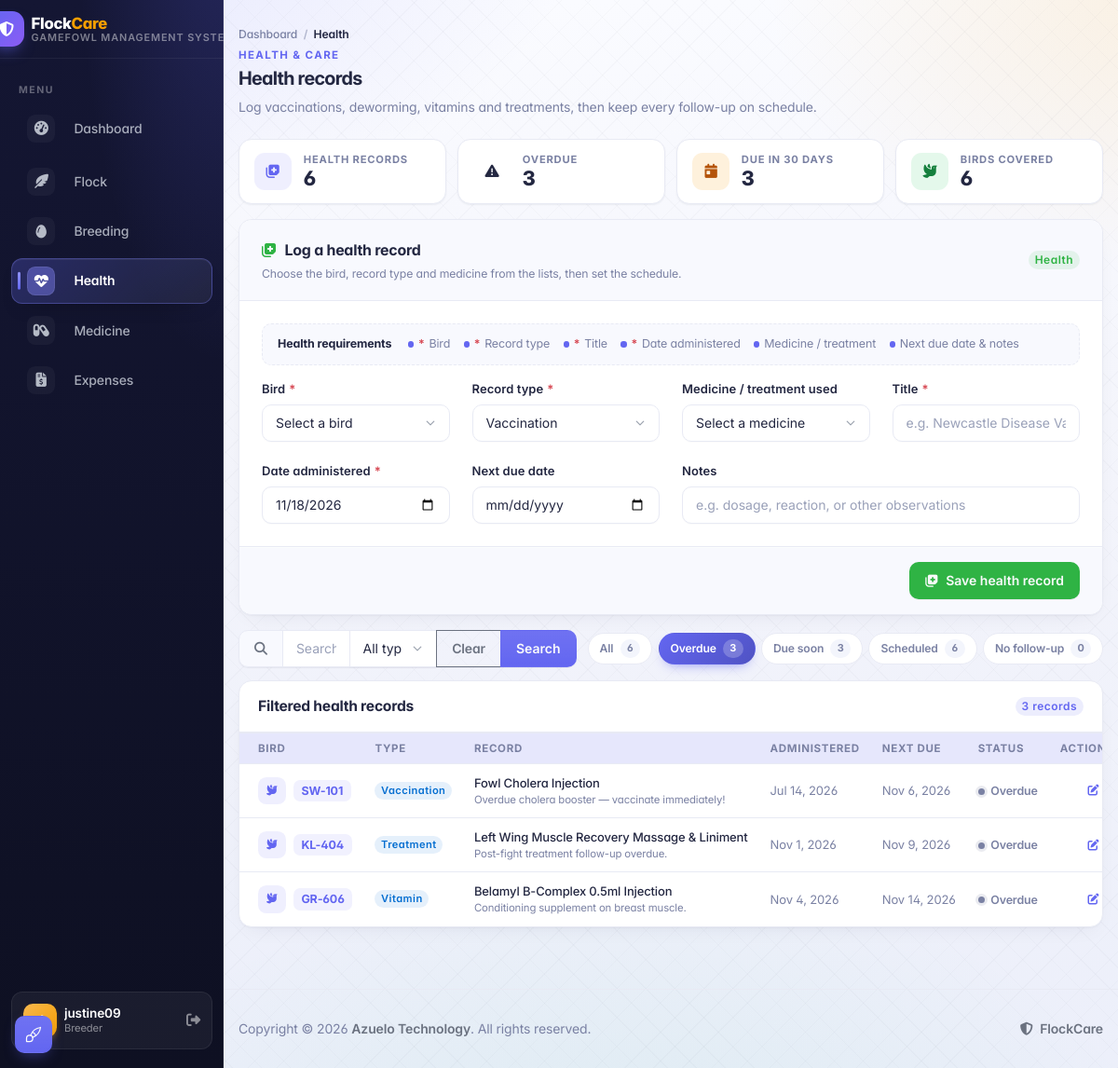
The page /info/health/?state=overdue (signed in) on the database as committed earlier.
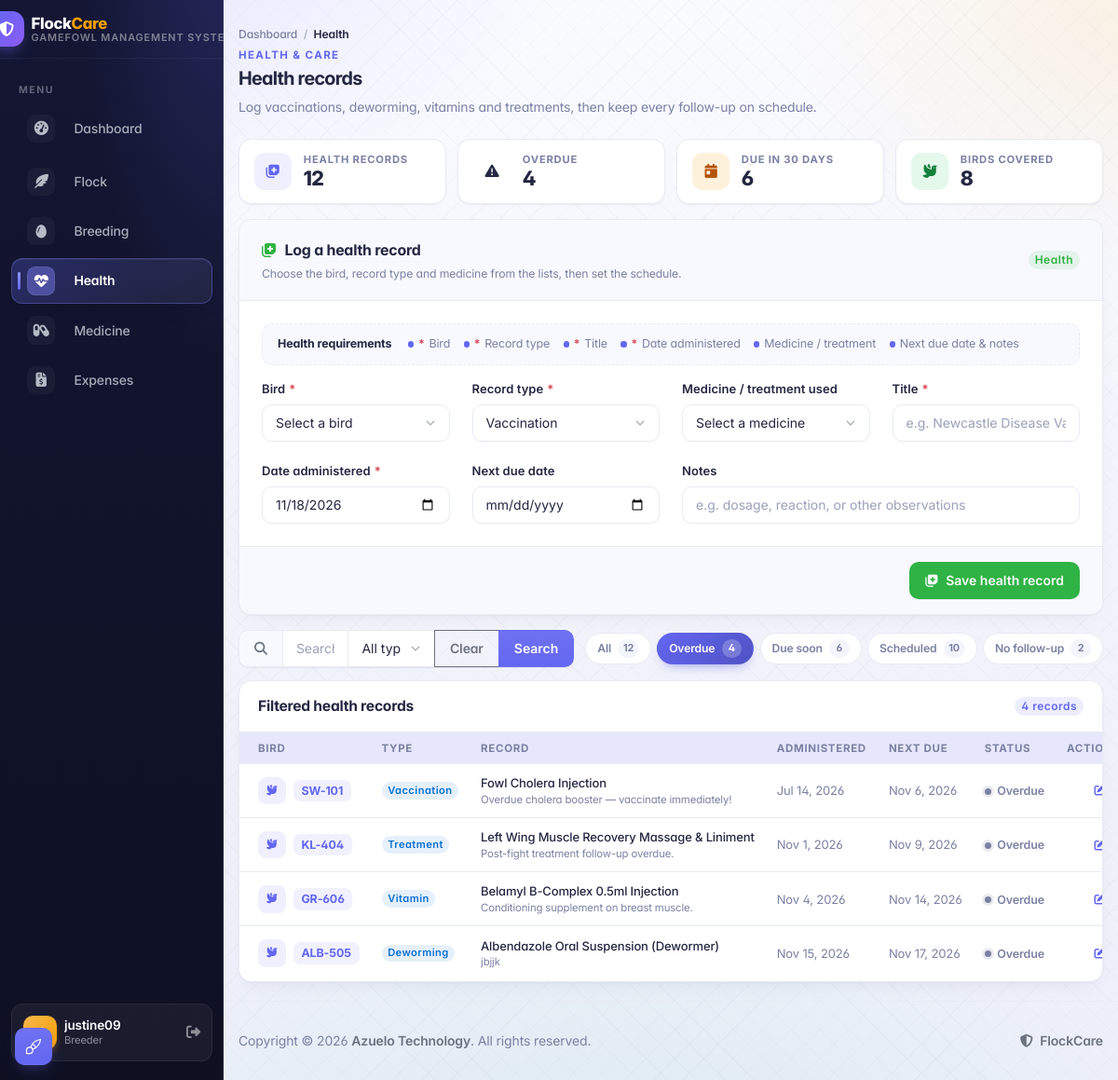
The same page on the database as committed later.
### apps/info/models.py (models this page shows, shortened)
class HealthRecord(models.Model):
    RECORD_TYPES = [
        ('Vaccination', 'Vaccination'),
        ('Deworming', 'Deworming'),
        ('Vitamin', 'Vitamin/Supplement'),
        ('Treatment', 'Injury/Illness Treatment'),
    ]
    bird = models.ForeignKey(FlockMember, on_delete=models.CASCADE, related_name='health_records')
    record_type = models.CharField(max_length=20, choices=RECORD_TYPES)
    title = models.CharField(max_length=100)
    date_administered = models.DateField()
    next_due_date = models.DateField(null=True, blank=True)
    notes = models.TextField(blank=True, null=True)
    created_at = models.DateTimeField(auto_now_add=True)
    class Meta:
        ordering = ['-date_administered', '-created_at']
        indexes = [
            models.Index(fields=['bird', 'next_due_date']),
        ]

class FlockMember(models.Model):
    STATUS_CHOICES = [
        ('Active', 'Active'),
        ('Broodcock', 'Broodcock'),
        ('Broodhen', 'Broodhen'),
        ('Retired', 'Retired'),
        ('Sold', 'Sold'),
    ]
    GENDER_CHOICES = [
        ('Stag', 'Stag'),
        ('Cock', 'Cock'),
        ('Pullet', 'Pullet'),
        ('Hen', 'Hen'),
    ]
    COMB_CHOICES = [
        ('Pea', 'Pea Comb'),
        ('Straight', 'Straight / Single Comb'),
        ('Strawberry', 'Strawberry Comb'),
        ('Walnut', 'Walnut Comb'),
        ('Cushion', 'Cushion Comb'),
        ('Other', 'Other'),
    ]
    LEG_COLOR_CHOICES = [
        ('Yellow', 'Yellow'),
        ('Green', 'Green'),
        ('White', 'White'),
        ('Blue/Slate', 'Blue / Slate'),
        ('Lead', 'Lead / Dark'),
        ('Other', 'Other'),
    ]
    user = models.ForeignKey(User, on_delete=models.CASCADE, related_name='flock_members')
    tag_number = models.CharField(max_length=50)
    breed = models.ForeignKey(Breed, on_delete=models.SET_NULL, null=True, blank=True, related_name='birds')
    gender = models.CharField(max_length=10, choices=GENDER_CHOICES)
    birth_date = models.DateField(null=True, blank=True)
    sire = models.CharField(max_length=50, blank=True, null=True)
    dam = models.CharField(max_length=50, blank=True, null=True)
    status = models.CharField(max_length=20, choices=STATUS_CHOICES, default='Active')
    comb_type = models.CharField(max_length=20, choices=COMB_CHOICES, default='Pea', blank=True)
    leg_color = models.CharField(max_length=20, choices=LEG_COLOR_CHOICES, default='Yellow', blank=True)
    color = models.CharField(max_length=100, blank=True, help_text="Plumage / feather color")
    cage_number = models.CharField(max_length=50, blank=True, help_text="Pen, cord, or coop identifier")
    image = models.FileField(upload_to='birds/', blank=True, null=True, help_text="Photo of bird")
    weight_grams = models.PositiveIntegerField(null=True, blank=True, help_text="Weight in grams")
    wins = models.PositiveIntegerField(default=0, blank=True)
    losses = models.PositiveIntegerField(default=0, blank=True)
    draws = models.PositiveIntegerField(default=0, blank=True)
    created_at = models.DateTimeField(auto_now_add=True)
    class Meta:
        ordering = ['-created_at']
        constraints = [
            models.UniqueConstraint(fields=['user', 'tag_number'], name='unique_user_tag_number')
        ]
        indexes = [
            models.Index(fields=['user', 'status']),
            models.Index(fields=['user', 'tag_number']),
        ]

### apps/info/views.py (the view, shortened to what this page needs)
# urls.py: path('health/', views.health_list_page, name='health_list'),
@login_required(login_url='login')
def health_list_page(request):
    today = timezone.localdate()
    due_cutoff = today + timedelta(days=HEALTH_DUE_WINDOW_DAYS)
    query = request.GET.get('q', '').strip()
    state = request.GET.get('state', '').strip()
    record_type = request.GET.get('record_type', '').strip()
    records = HealthRecord.objects.filter(bird__user=request.user).select_related('bird')
    counts = records.aggregate(
        total=Count('id'),
        overdue=Count('id', filter=Q(next_due_date__lt=today)),
        due_soon=Count('id', filter=Q(
            next_due_date__gte=today,
            next_due_date__lte=due_cutoff,
        )),
        scheduled=Count('id', filter=Q(next_due_date__isnull=False)),
        unscheduled=Count('id', filter=Q(next_due_date__isnull=True)),
        birds_covered=Count('bird', distinct=True),
    )
    if record_type:
        records = records.filter(record_type=record_type)
    if state == 'overdue':
        records = records.filter(next_due_date__lt=today)
    elif state == 'upcoming':
        records = records.filter(
            next_due_date__gte=today,
            next_due_date__lte=due_cutoff,
        )
    elif state == 'scheduled':
        records = records.filter(next_due_date__isnull=False)
    elif state == 'unscheduled':
        records = records.filter(next_due_date__isnull=True)
    records = records.order_by(
        F('next_due_date').asc(nulls_last=True),
        '-date_administered',
        '-created_at',
    )
    paginator = Paginator(records, 15)
    page = paginator.get_page(request.GET.get('page', 1))
    return render(request, 'info/health_list.html', {
        'records': page,
        'birds': scoped_flock_members(request.user).order_by('tag_number'),
        'record_types': HealthRecord.RECORD_TYPES,
        'medicine_options': _health_medicine_options(request.user),
        'query': query,
        'state': state,
        'record_type': record_type,
        'counts': counts,
        'today': today,
        'due_cutoff': due_cutoff,
        'due_window_days': HEALTH_DUE_WINDOW_DAYS,
    })

### apps/core/scoping.py (called while the page is built)
def scoped_flock_members(user):
    return FlockMember.objects.filter(user=user)

### apps/info/choices.py (called while the page is built)
def record_type_for_category(category):
    return CATEGORY_RECORD_TYPES.get(category, 'Treatment')

### templates/info/health_list.html (shortened to what the changed rows need)
{% extends "theme/base.html" %}
{% block content %}
  <div class="page-header d-print-none mb-4" aria-label="Page header">
    <h2 class="page-title mb-0">Health records</h2>
  </div>
  <div class="dh-mini-stats">
    <div class="dh-mini-stat">
      <div class="min-w-0">
        <span class="dh-mini-stat-label">Health records</span>
        <span class="dh-mini-stat-value">{{ counts.total }}</span>
      </div>
    </div>
    <div class="dh-mini-stat">
      <div class="min-w-0">
        <span class="dh-mini-stat-label">Overdue</span>
        <span class="dh-mini-stat-value">{{ counts.overdue }}</span>
      </div>
    </div>
    <div class="dh-mini-stat">
      <div class="min-w-0">
        <span class="dh-mini-stat-label">Due in {{ due_window_days }} days</span>
        <span class="dh-mini-stat-value">{{ counts.due_soon }}</span>
      </div>
    </div>
    <div class="dh-mini-stat">
      <div class="min-w-0">
        <span class="dh-mini-stat-label">Birds covered</span>
        <span class="dh-mini-stat-value">{{ counts.birds_covered }}</span>
      </div>
    </div>
  </div>
  <div class="dh-toolbar">
    <div class="dh-filter-chips" role="group" aria-label="Filter health records">
      <a href="?{% if query %}q={{ query|urlencode }}{% endif %}{% if query and record_type %}&{% endif %}{% if record_type %}record_type={{ record_type }}{% endif %}"
         class="dh-chip {% if not state %}is-active{% endif %}">
        All <span class="dh-chip-count">{{ counts.total }}</span>
      </a>
      <a href="?state=overdue{% if query %}&q={{ query|urlencode }}{% endif %}{% if record_type %}&record_type={{ record_type }}{% endif %}"
         class="dh-chip {% if state == 'overdue' %}is-active{% endif %}">
        Overdue <span class="dh-chip-count">{{ counts.overdue }}</span>
      </a>
      <a href="?state=upcoming{% if query %}&q={{ query|urlencode }}{% endif %}{% if record_type %}&record_type={{ record_type }}{% endif %}"
         class="dh-chip {% if state == 'upcoming' %}is-active{% endif %}">
        Due soon <span class="dh-chip-count">{{ counts.due_soon }}</span>
      </a>
      <a href="?state=scheduled{% if query %}&q={{ query|urlencode }}{% endif %}{% if record_type %}&record_type={{ record_type }}{% endif %}"
         class="dh-chip {% if state == 'scheduled' %}is-active{% endif %}">
        Scheduled <span class="dh-chip-count">{{ counts.scheduled }}</span>
      </a>
      <a href="?state=unscheduled{% if query %}&q={{ query|urlencode }}{% endif %}{% if record_type %}&record_type={{ record_type }}{% endif %}"
         class="dh-chip {% if state == 'unscheduled' %}is-active{% endif %}">
        No follow-up <span class="dh-chip-count">{{ counts.unscheduled }}</span>
      </a>
    </div>
  </div>
  <div class="card">
    <div class="card-header d-flex align-items-center">
      <div class="card-title mb-0">
        {% if query or state or record_type %}
          Filtered health records
        {% else %}
          Care schedule
        {% endif %}
      </div>
      <span class="badge bg-primary-lt text-primary ms-auto">{{ records.paginator.count }} record{{ records.paginator.count|pluralize }}</span>
    </div>
    <div class="table-responsive">
      <table class="table table-vcenter table-hover card-table text-nowrap dh-stack-table" id="healthRecordsTable">
        <thead>
          <tr>
            <th>Bird</th>
            <th>Type</th>
            <th>Record</th>
            <th>Administered</th>
            <th>Next due</th>
            <th>Status</th>
            <th class="w-1">Actions</th>
          </tr>
        </thead>
        <tbody>
          {% for record in records %}
          <tr data-record-id="{{ record.id }}">
            <td class="fw-semibold" data-label="Bird">
              <span class="dh-table-tag">
                <span class="dh-table-avatar"><i class="fas fa-dove"></i></span>
                <span class="dh-tag">{{ record.bird.tag_number }}</span>
              </span>
            </td>
            <td data-label="Type">
              <span class="badge bg-blue-lt text-blue">{{ record.record_type }}</span>
            </td>
            <td data-label="Record">
              <div class="fw-medium">{{ record.title }}</div>
              {% if record.notes %}
              <div class="text-muted small text-truncate" style="max-width: 20rem;">{{ record.notes }}</div>
              {% endif %}
            </td>
            <td class="text-muted" data-label="Administered">{{ record.date_administered|date:"M j, Y" }}</td>
            <td class="text-muted" data-label="Next due">
              {% if record.next_due_date %}
                {{ record.next_due_date|date:"M j, Y" }}
              {% else %}
                —
              {% endif %}
            </td>
            <td data-label="Status">
              {% if not record.next_due_date %}
              <span class="dh-status is-muted"><span class="dh-status-dot"></span>No follow-up</span>
              {% elif record.next_due_date < today %}
              <span class="dh-status is-danger"><span class="dh-status-dot"></span>Overdue</span>
              {% elif record.next_due_date <= due_cutoff %}
              <span class="dh-status is-warning"><span class="dh-status-dot"></span>Due soon</span>
              {% else %}
              <span class="dh-status is-active"><span class="dh-status-dot"></span>Scheduled</span>
              {% endif %}
            </td>
            <td data-label="Actions">
              <div class="dh-row-actions">
                <button type="button"
                        class="btn btn-ghost-secondary btn-icon btn-sm"
                        data-bs-toggle="modal"
                        data-bs-target="#healthRecordModal"
                        data-mode="edit"
                        data-record-id="{{ record.id }}"
                        data-bird-id="{{ record.bird_id }}"
                        data-tag-number="{{ record.bird.tag_number }}"
                        data-record-type="{{ record.record_type }}"
                        data-title="{{ record.title }}"
                        data-date-administered="{{ record.date_administered|date:'Y-m-d' }}"
                        data-next-due-date="{{ record.next_due_date|date:'Y-m-d' }}"
                        data-notes="{{ record.notes|default:'' }}"
                        title="Edit health record"
                        aria-label="Edit health record for {{ record.bird.tag_number }}">
                  <i class="fas fa-edit text-primary"></i>
                </button>
              </div>
            </td>
          </tr>
          {% endfor %}
        </tbody>
      </table>
    </div>
  </div>
{% endblock %}

Rows that differ between the two databases and show on the page:
added HealthRecord: bird.tag_number "ALB-505", record_type "Deworming", title "Albendazole Oral Suspension (Dewormer)", notes "jbjjk", date_administered "Nov 15, 2026", next_due_date "Nov 17, 2026", shows "Overdue"
Other text that changed with them:
{{ counts.total }}: "6" → "12"
{{ counts.overdue }}: "3" → "4"
{{ counts.due_soon }}: "3" → "6"
{{ counts.birds_covered }}: "6" → "8"
{{ counts.scheduled }}: "6" → "10"
{{ counts.unscheduled }}: "0" → "2"
{{ records.paginator.count }}: "3" → "4"
